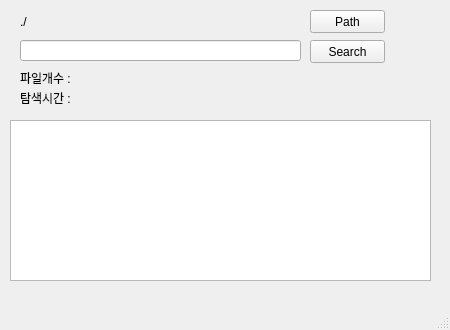
<?xml version="1.0" encoding="UTF-8"?>
<ui version="4.0">
 <class>Doc_Finder</class>
 <widget class="QMainWindow" name="Doc_Finder">
  <property name="geometry">
   <rect>
    <x>0</x>
    <y>0</y>
    <width>450</width>
    <height>330</height>
   </rect>
  </property>
  <property name="windowTitle">
   <string>MainWindow</string>
  </property>
  <widget class="QWidget" name="centralwidget">
   <widget class="QPushButton" name="Search_Btn">
    <property name="geometry">
     <rect>
      <x>310</x>
      <y>40</y>
      <width>75</width>
      <height>23</height>
     </rect>
    </property>
    <property name="text">
     <string>Search</string>
    </property>
   </widget>
   <widget class="QLineEdit" name="target_textbox">
    <property name="geometry">
     <rect>
      <x>20</x>
      <y>40</y>
      <width>281</width>
      <height>21</height>
     </rect>
    </property>
   </widget>
   <widget class="QTableWidget" name="Result_table">
    <property name="geometry">
     <rect>
      <x>10</x>
      <y>120</y>
      <width>421</width>
      <height>161</height>
     </rect>
    </property>
    <attribute name="horizontalHeaderCascadingSectionResizes">
     <bool>false</bool>
    </attribute>
    <attribute name="verticalHeaderCascadingSectionResizes">
     <bool>false</bool>
    </attribute>
   </widget>
   <widget class="QPushButton" name="PathSelectBtn">
    <property name="geometry">
     <rect>
      <x>310</x>
      <y>10</y>
      <width>75</width>
      <height>23</height>
     </rect>
    </property>
    <property name="text">
     <string>Path</string>
    </property>
   </widget>
   <widget class="QLabel" name="Path_label">
    <property name="geometry">
     <rect>
      <x>20</x>
      <y>12</y>
      <width>281</width>
      <height>20</height>
     </rect>
    </property>
    <property name="text">
     <string>./</string>
    </property>
   </widget>
   <widget class="QLabel" name="total_count">
    <property name="geometry">
     <rect>
      <x>20</x>
      <y>70</y>
      <width>261</width>
      <height>16</height>
     </rect>
    </property>
    <property name="text">
     <string>파일개수 : </string>
    </property>
   </widget>
   <widget class="QLabel" name="find_timer">
    <property name="geometry">
     <rect>
      <x>20</x>
      <y>90</y>
      <width>261</width>
      <height>16</height>
     </rect>
    </property>
    <property name="text">
     <string>탐색시간 : </string>
    </property>
   </widget>
  </widget>
  <widget class="QMenuBar" name="menubar">
   <property name="geometry">
    <rect>
     <x>0</x>
     <y>0</y>
     <width>450</width>
     <height>21</height>
    </rect>
   </property>
  </widget>
  <widget class="QStatusBar" name="statusbar"/>
 </widget>
 <resources/>
 <connections/>
</ui>
